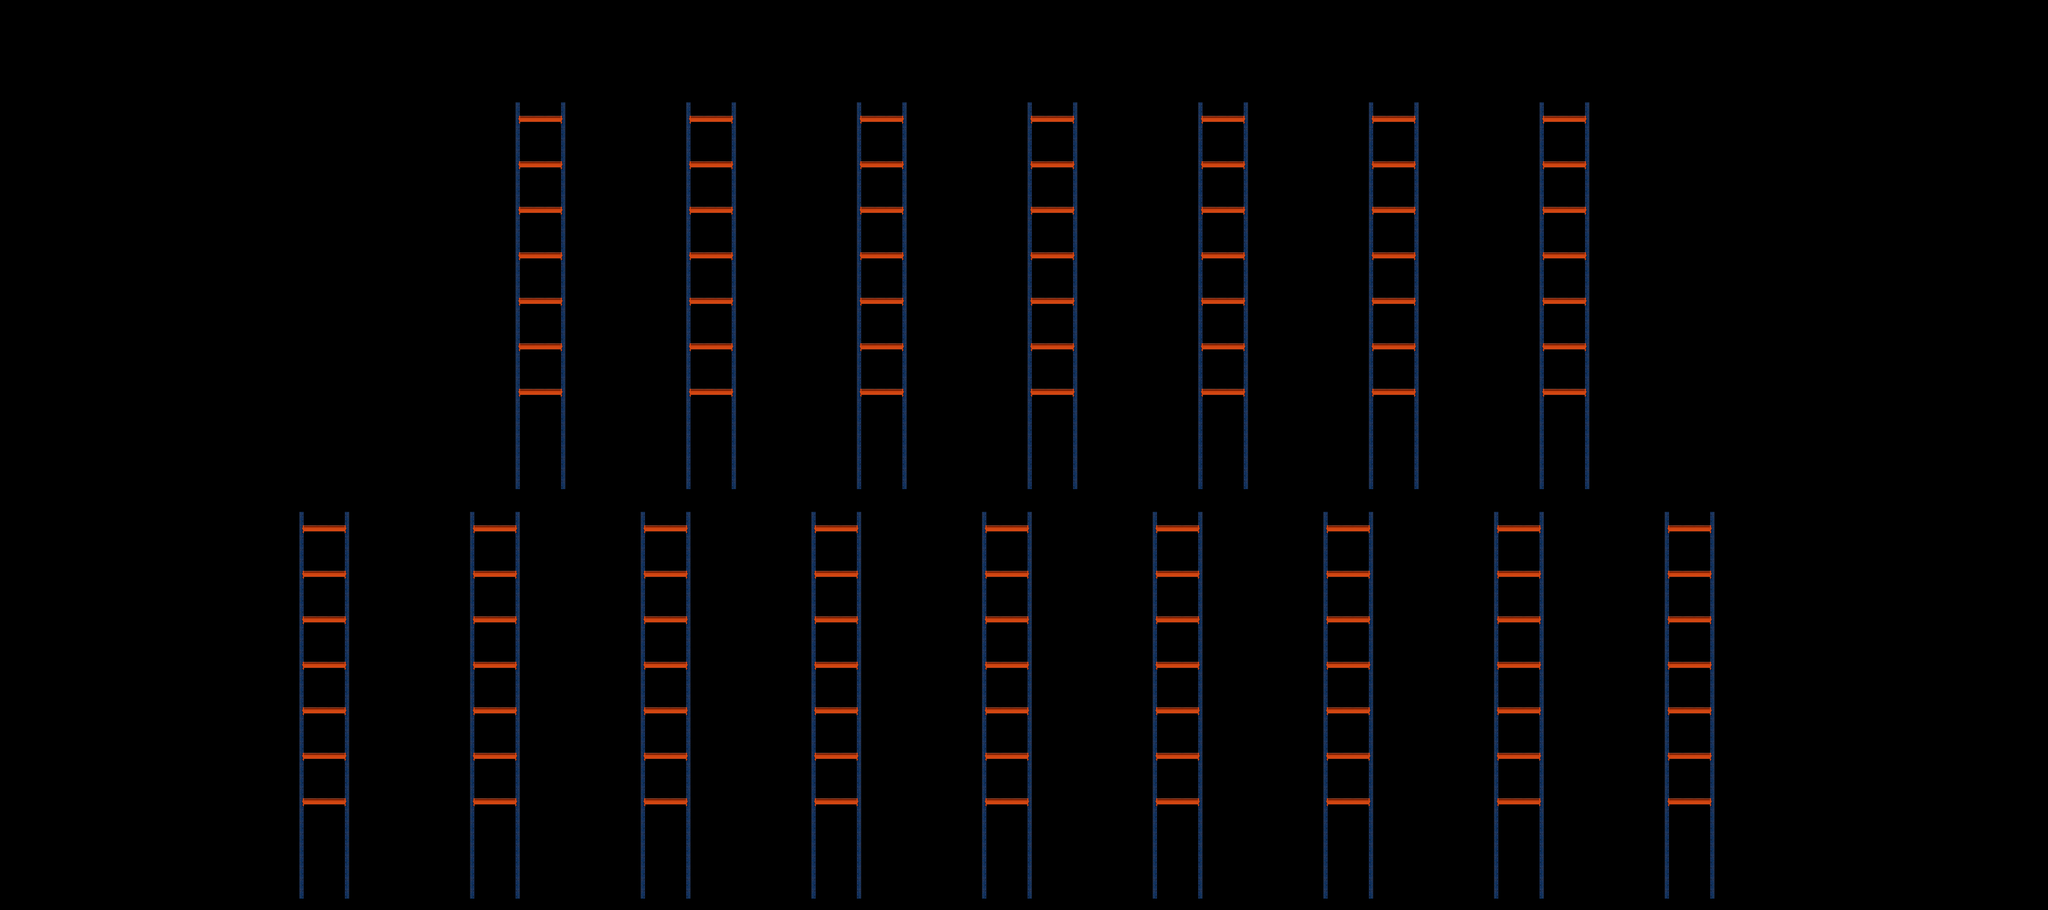

This game map was drawn from its Tiled (.tmx) file and the tilesets committed beside it. A one-line description and the trimmed map source follow:
An orthogonal 180x80 tile map with 32x32 px tiles, 1 tile layer (Слой тайлов 1) and 116 objects.

<map version="1.2" tiledversion="1.2.5" orientation="orthogonal" renderorder="right-down" width="180" height="80" tilewidth="32" tileheight="32" infinite="0" nextlayerid="4" nextobjectid="120">
 <tileset firstgid="1" source="TiledSet.tsx" />
 <layer id="2" name="Слой тайлов 1" width="180" height="80">
  <data>[14400 cells, 1749 non-empty, 6 distinct tile ids]</data>
 </layer>
 <objectgroup id="3" name="collision-layer">
  <object id="1" x="96" y="1376">
   <polyline points="0,0 -96,0" />
  </object>
  <object id="3" x="0" y="2528">
   <polyline points="0,0 5760,0" />
  </object>
  <object id="4" x="1452" y="326.333">
   <polyline points="0,0 132.333,0.666667" />
  </object>
  <object id="5" x="1555" y="329">
   <polyline points="-103.333,125.667 28.9997,126.333" />
  </object>
  <object id="6" x="1582" y="442.333">
   <polyline points="-130,140.333 2.333,141" />
  </object>
  <object id="7" x="1574.33" y="709.333">
   <polyline points="-120.333,1.66667 11.9997,2.33333" />
  </object>
  <object id="8" x="1456.67" y="844">
   <polyline points="-2.66667,-5 129.666,-4.33333" />
  </object>
  <object id="9" x="1491.67" y="983.333">
   <polyline points="-37.6667,-16.6667 94.6663,-16" />
  </object>
  <object id="10" x="1492" y="1112.33">
   <polyline points="-37.3333,-17.6667 94.9997,-17" />
  </object>
  <object id="11" x="1588" y="268.003">
   <polyline points="346.667,59.3333 479,60" />
  </object>
  <object id="12" x="1691" y="270.67">
   <polyline points="243.334,185 375.666,185.666" />
  </object>
  <object id="13" x="1718" y="384.003">
   <polyline points="216.667,199.666 349,200.333" />
  </object>
  <object id="14" x="1710.33" y="651.003">
   <polyline points="226.334,61 358.666,61.6667" />
  </object>
  <object id="15" x="1592.67" y="785.67">
   <polyline points="344,54.3333 476.333,55" />
  </object>
  <object id="16" x="1627.67" y="925.003">
   <polyline points="309,42.6666 441.333,43.3333" />
  </object>
  <object id="17" x="1628" y="1054">
   <polyline points="309.333,41.6666 441.666,42.3333" />
  </object>
  <object id="18" x="2526" y="-201.997">
   <polyline points="-115,528.5 17.333,529.167" />
  </object>
  <object id="19" x="2629" y="-199.33">
   <polyline points="-218.333,654.167 -86.0003,654.833" />
  </object>
  <object id="20" x="2656" y="-85.997">
   <polyline points="-245,668.833 -112.667,669.5" />
  </object>
  <object id="21" x="2648.33" y="181.003">
   <polyline points="-235.333,530.167 -103,530.833" />
  </object>
  <object id="22" x="2530.67" y="315.67">
   <polyline points="-117.667,523.5 14.666,524.167" />
  </object>
  <object id="23" x="2565.67" y="455.003">
   <polyline points="-152.667,511.833 -20.3337,512.5" />
  </object>
  <object id="24" x="2566" y="584">
   <polyline points="-152.333,510.833 -20.0003,511.5" />
  </object>
  <object id="25" x="3252" y="268.003">
   <polyline points="-361,59 -228.667,59.6667" />
  </object>
  <object id="26" x="3355" y="270.67">
   <polyline points="-464.333,184.667 -332,185.333" />
  </object>
  <object id="27" x="3382" y="384.003">
   <polyline points="-491,199.333 -358.667,200" />
  </object>
  <object id="28" x="3374.33" y="651.003">
   <polyline points="-481.333,60.6667 -349,61.3333" />
  </object>
  <object id="29" x="3256.67" y="785.67">
   <polyline points="-363.667,54 -231.334,54.6667" />
  </object>
  <object id="30" x="3291.67" y="925.003">
   <polyline points="-398.667,42.3333 -266.334,43" />
  </object>
  <object id="31" x="3292" y="1054">
   <polyline points="-398.333,41.3333 -266,42" />
  </object>
  <object id="32" x="1968" y="122.003">
   <polyline points="1402.83,205 1535.17,205.667" />
  </object>
  <object id="33" x="2071" y="124.67">
   <polyline points="1299.5,330.667 1431.83,331.333" />
  </object>
  <object id="34" x="2098" y="238.003">
   <polyline points="1272.83,345.333 1405.17,346" />
  </object>
  <object id="35" x="2090.33" y="505.003">
   <polyline points="1282.5,206.667 1414.83,207.333" />
  </object>
  <object id="36" x="1972.67" y="639.67">
   <polyline points="1400.17,200 1532.5,200.667" />
  </object>
  <object id="37" x="2007.67" y="779.003">
   <polyline points="1365.17,188.333 1497.5,189" />
  </object>
  <object id="38" x="2008" y="908">
   <polyline points="1365.5,187.333 1497.83,188" />
  </object>
  <object id="39" x="2906" y="-347.997">
   <polyline points="941.167,674.167 1073.5,674.834" />
  </object>
  <object id="40" x="3009" y="-345.33">
   <polyline points="837.834,799.834 970.166,800.5" />
  </object>
  <object id="41" x="3036" y="-231.997">
   <polyline points="811.167,814.5 943.5,815.167" />
  </object>
  <object id="42" x="3028.33" y="35.003">
   <polyline points="820.834,675.834 953.167,676.5" />
  </object>
  <object id="43" x="2910.67" y="169.67">
   <polyline points="938.5,669.167 1070.83,669.834" />
  </object>
  <object id="44" x="2945.67" y="309.003">
   <polyline points="903.5,657.5 1035.83,658.167" />
  </object>
  <object id="45" x="2946" y="438">
   <polyline points="903.834,656.5 1036.17,657.167" />
  </object>
  <object id="46" x="3632" y="122.003">
   <polyline points="695.167,204.667 827.5,205.333" />
  </object>
  <object id="47" x="3735" y="124.67">
   <polyline points="591.834,330.334 724.167,331" />
  </object>
  <object id="48" x="3762" y="238.003">
   <polyline points="565.167,345 697.5,345.667" />
  </object>
  <object id="49" x="3754.33" y="505.003">
   <polyline points="574.834,206.333 707.167,207" />
  </object>
  <object id="50" x="3636.67" y="639.67">
   <polyline points="692.5,199.667 824.833,200.333" />
  </object>
  <object id="51" x="3671.67" y="779.003">
   <polyline points="657.5,188 789.833,188.667" />
  </object>
  <object id="52" x="3672" y="908">
   <polyline points="657.834,187 790.167,187.667" />
  </object>
  <object id="53" x="924" y="1194.33">
   <polyline points="-81,284.333 51.333,285" />
  </object>
  <object id="54" x="1027" y="1197">
   <polyline points="-184.333,410 -52.0003,410.666" />
  </object>
  <object id="55" x="1054" y="1310.33">
   <polyline points="-211,424.666 -78.667,425.333" />
  </object>
  <object id="56" x="1046.33" y="1577.33">
   <polyline points="-201.333,286 -69.0003,286.667" />
  </object>
  <object id="57" x="928.67" y="1712">
   <polyline points="-83.6667,279.333 48.666,280" />
  </object>
  <object id="58" x="963.67" y="1851.33">
   <polyline points="-118.667,267.667 13.6663,268.333" />
  </object>
  <object id="59" x="964" y="1980.33">
   <polyline points="-118.333,266.667 13.9997,267.333" />
  </object>
  <object id="60" x="1060" y="1136">
   <polyline points="265.667,343.667 398,344.333" />
  </object>
  <object id="61" x="1163" y="1138.67">
   <polyline points="162.334,469.333 294.666,469.999" />
  </object>
  <object id="62" x="1190" y="1252">
   <polyline points="135.667,483.999 268,484.666" />
  </object>
  <object id="63" x="1182.33" y="1519">
   <polyline points="145.334,345.333 277.666,346" />
  </object>
  <object id="64" x="1064.67" y="1653.67">
   <polyline points="263,338.667 395.333,339.333" />
  </object>
  <object id="65" x="1099.67" y="1793">
   <polyline points="228,327 360.333,327.667" />
  </object>
  </objectgroup>
</map>
<!-- 52 of 116 objects omitted -->